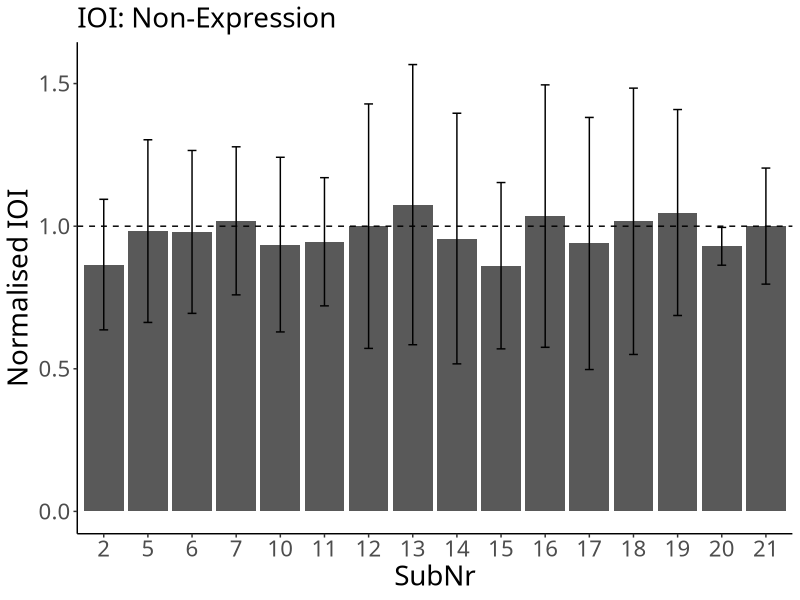
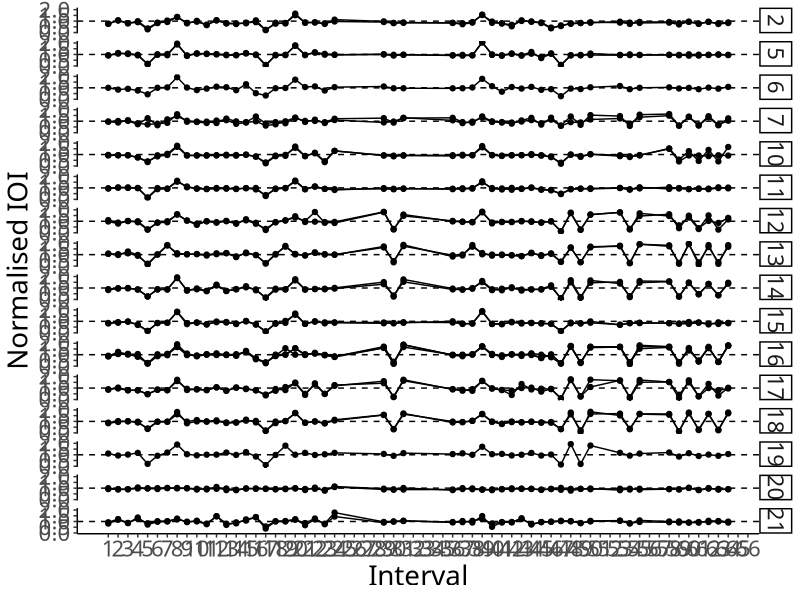
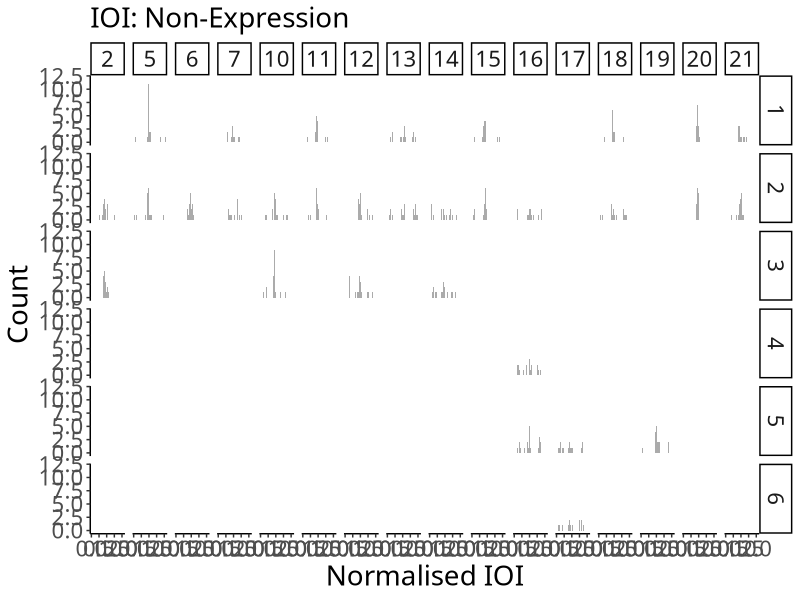
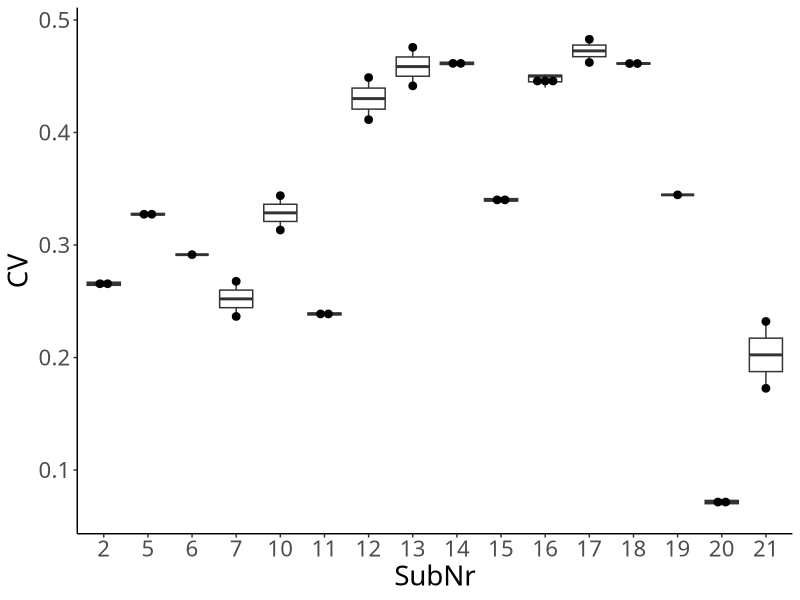

These figures' R source, in order:
## ---- chunk 1
# packages
# data manipulation
if (!require("data.table")) {install.packages("data.table"); require("data.table")}
# plot
if (!require("ggplot2")) {install.packages("ggplot2"); require("ggplot2")}

# ggplots
theme_set(theme_classic())
theme_update(text = element_text(size = 20, family = "Helvetica Neue LT Std 57 Condensed"), legend.position = "bottom")
## ---- chunk 2
dt_ioi <- fread("./preprocessor/filtered/data_offset.csv", header = T, sep = ",", dec = ".") # read a filtered csv

# SubNr as a factor
dt_ioi$SubNr <- as.factor(dt_ioi$SubNr)

# assign RowNr
dt_ioi$RowNr <- rep(1:72, nrow(dt_ioi)/72)
## ---- chunk 3
# calculate normIOIs
dt_ioi$IOI <- diff(c(0, dt_ioi$TimeStamp))

# convert bpm to ms
dt_ioi[Tempo == 120]$Tempo <- 250
dt_ioi[Tempo == 110]$Tempo <- 273
dt_ioi[Tempo == 100]$Tempo <- 300

# normalise IOIs
dt_ioi$normIOI <- dt_ioi$IOI/dt_ioi$Tempo

# remove the first note
dt_ioi <- dt_ioi[RowNr != 1]

# assign Interval
dt_ioi$Interval <- rep(1:71, nrow(dt_ioi)/71)

# remove irrelevant intervals
ls_irrelevant <- list(c(25:28), c(32:35), c(51:52), c(56:57), c(65:71))
dt_ioi$EighthNote <- "Yes"

for (phrase in 1:length(ls_irrelevant)){
  for (note in 1:length(ls_irrelevant[[phrase]])){
    dt_ioi[Interval == ls_irrelevant[[phrase]][note]]$EighthNote <- "No"
  }
}
## ---- chunk 4
# For each individual
ioi <- dt_ioi[EighthNote == "Yes", .(N = length(normIOI), Mean = mean(normIOI), SD = sd(normIOI)), by = .(SubNr)]
print(ioi)
## ---- chunk 5
p_ioi <- ggplot(data = ioi, aes(x = SubNr, y = Mean)) +
  geom_bar(stat = "identity", position = position_dodge()) +
  geom_errorbar(aes(ymin = Mean - SD, ymax = Mean + SD),
                width = .2, position = position_dodge(.9)) +
  geom_hline(yintercept = 1, linetype = "dashed") + # Tempo
  labs(y = "Normalised IOI", subtitle = "IOI: Non-Expression")
p_ioi
## ---- chunk 6
# For each individual
ioi_seq <- dt_ioi[EighthNote == "Yes", .(N = length(normIOI), Mean = mean(normIOI)), by = .(SubNr, TrialNr, Interval)]

p_ioi_seq <- ggplot(data = ioi_seq, aes(x = Interval, y = Mean, group = TrialNr)) +
  geom_line() +
  geom_point() +
  geom_hline(yintercept = 1, linetype = "dashed") + # Tempo
  facet_grid(SubNr ~ .) +
  labs(x = "Interval", y = "Normalised IOI") + scale_x_continuous(breaks=seq(1,66,1))
p_ioi_seq
## ---- chunk 7
p_ioi_dis <- ggplot(dt_ioi[EighthNote == "Yes"], aes(x = normIOI)) +
  geom_histogram(binwidth = .02, alpha = .5, position = "identity") +
  facet_grid(TrialNr ~ SubNr) +
  labs(x = "Normalised IOI", y = "Count", subtitle = "IOI: Non-Expression")
p_ioi_dis
## ---- chunk 8
# Group mean
ioi_all <- ioi[, .(N = length(Mean), Mean = mean(Mean), SD = sd(Mean))]
print(ioi_all)
## ---- chunk 9
excluded_ioi <- ioi[Mean < ioi_all$Mean+3*ioi_all$SD & Mean > ioi_all$Mean-3*ioi_all$SD]
print(excluded_ioi)
## ---- chunk 10
# for each participant
cv <- dt_ioi[EighthNote == "Yes", .(N = length(normIOI), CV = sd(normIOI)/mean(normIOI)) , by = .(SubNr, TrialNr)]
cv
## ---- chunk 11
p_cv_box <- ggplot(cv, aes(x = SubNr, y = CV)) +
  geom_boxplot() +
  geom_dotplot(binaxis = 'y', stackdir = 'center', dotsize = 0.5)
p_cv_box
## ---- chunk 12
# for all
cv_all <- cv[, .(N = length(CV), Mean = mean(CV), SD = sd(CV))]
print(cv_all)

excluded_cv <- cv[CV < cv_all$Mean+3*(cv_all$SD) & CV > cv_all$Mean-3*cv_all$SD]
print(excluded_cv)
